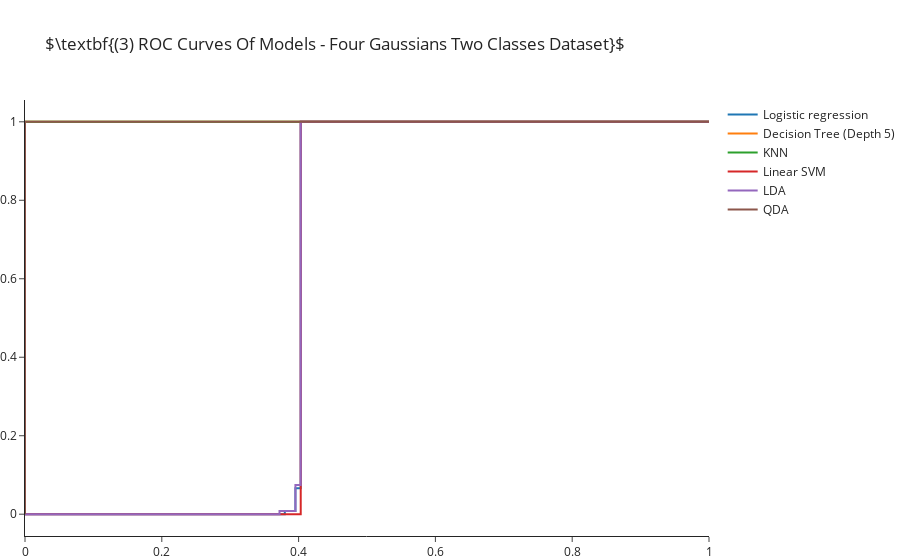

Notebook code for this chart:
### Markdown cell above
## Evaluating Models

### Code cell
fig = go.Figure(layout=go.Layout(title=rf"$\textbf{{(3) ROC Curves Of Models - {title} Dataset}}$", margin=dict(t=100)))
for i, model in enumerate(models):
    fpr, tpr, th = metrics.roc_curve(y, model.predict_proba(X)[:, 1])
    fig.add_trace(go.Scatter(x=fpr, y=tpr, mode='lines', name=model_names[i]))
fig.show()

### Figure 1 — Plotly figure (JSON) as saved in the notebook; plotly's stock layout.template omitted (floating-point values rounded to 4 significant figures)
{"data": [{"mode": "lines", "name": "Logistic regression", "type": "scatter", "x": [0.0, 0.007752, 0.3798, 0.3798, 0.3953, 0.3953, 0.4031, 0.4031, 1.0], "y": [0.0, 0.0, 0.0, 0.008264, 0.008264, 0.06612, 0.06612, 1.0, 1.0]}, {"mode": "lines", "name": "Decision Tree (Depth 5)", "type": "scatter", "x": [0.0, 0.0, 1.0], "y": [0.0, 1.0, 1.0]}, {"mode": "lines", "name": "KNN", "type": "scatter", "x": [0.0, 0.0, 1.0], "y": [0.0, 1.0, 1.0]}, {"mode": "lines", "name": "Linear SVM", "type": "scatter", "x": [0.0, 0.007752, 0.4031, 0.4031, 0.4031, 0.4031, 1.0], "y": [0.0, 0.0, 0.0, 0.2562, 0.686, 1.0, 1.0]}, {"mode": "lines", "name": "LDA", "type": "scatter", "x": [0.0, 0.007752, 0.3721, 0.3721, 0.3953, 0.3953, 0.4031, 0.4031, 1.0], "y": [0.0, 0.0, 0.0, 0.008264, 0.008264, 0.07438, 0.07438, 1.0, 1.0]}, {"mode": "lines", "name": "QDA", "type": "scatter", "x": [0.0, 0.0, 0.0, 0.0, 0.0, 0.0, 1.0], "y": [0.0, 0.09917, 0.1157, 0.1736, 0.1901, 1.0, 1.0]}], "layout": {"margin": {"t": 100}, "title": {"text": "$\\textbf{(3) ROC Curves Of Models - Four Gaussians Two Classes Dataset}$"}}}
